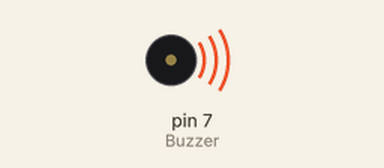
Simulated run of this sketch. Board: Arduino Uno, built with avr-gcc and run on an emulated ATmega328P. On the bench: buzzer (waves = sounding, pin HIGH).

Above: at 0.5 s.
Timing chart, 0 to 4.6 s (numbered marks = the images above):
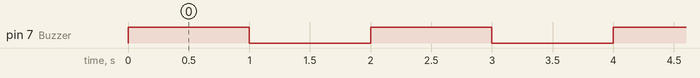

Measured:
- by itself, pin 7 (Buzzer): alternates HIGH for 1.0 s and LOW for 1.0 s

The sketch:

buzzer.ino
```cpp
//note : connect the buzzer without a resistor

int Buzzer = 7;

void setup() {
  // put your setup code here, to run once:

  pinMode(Buzzer,OUTPUT);
}

void loop() {
  // put your main code here, to run repeatedly:

  digitalWrite(7,HIGH);
  delay(1000);
  digitalWrite(7,LOW);
  delay(1000);
}
```
